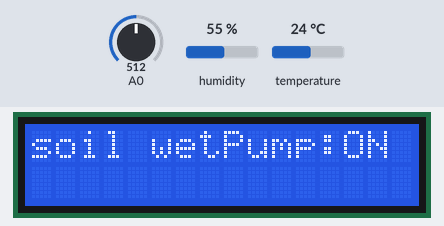
A sketch run on a simulated Arduino Uno, built with avr-gcc and run on an emulated ATmega328P. Shown: 16×2 character LCD. The inputs (shaded band) are chosen by the test bench; at power-on: A0 = 512, humidity 55 %, temperature 24 °C.

Above: at 2.8 s.
2.9 s: A0 set to 188
12.0 s: A0 set to 162
At 19.6 s:
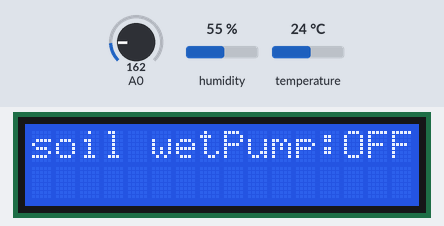
Timing chart, 0 to 21.1 s (numbered marks = the images above; inputs shaded):
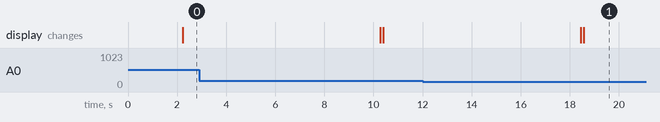

Measured:
- the behaviour switches between 170 and 169 on A0 (found by bisection; images 0 and 1)
- after the input at 12.0 s, the display: first differs from a run without the input after 6.6 s (image 1)

The sketch:

sketch_jun30a.ino
```cpp
#include <LiquidCrystal_I2C.h>
#include <Wire.h>
LiquidCrystal_I2C lcd(0x27, 16, 2); // set the LCD address to 0x27 for a 16 chars and 2 line display
#include <DHT.h>
#include <DHT_U.h>
int PIN = 2; //defines the digital pin connected to the DHT sensor
#define Type DHT11
float h;
float t;
float f;
const int digPower = 8;
int sensor;
DHT dht(PIN,Type);
void setup() {
 Serial.begin(9600);
 dht.begin();
 pinMode(digPower,OUTPUT);
 lcd.init();         // initialize the lcd
 lcd.backlight();    // Turn on the LCD screen backlight
}

void loop() {
delay(2000);
  h = dht.readHumidity();
  t = dht.readTemperature();// Read temperature as Celsius (the default)
  f = (9.0*t/5.0)+32;// converts temperature in celcius to Fahrenheit
   lcd.setCursor(0, 0);
   lcd.print("Hum:");
   lcd.print(h);
   lcd.setCursor(0, 1);
   lcd.print("Temp:");
   lcd.print(t);
   lcd.print(" ");
   lcd.print(f);
   lcd.clear();
   digitalWrite(digPower,HIGH);
   delay (100);
   sensor = analogRead(A0);
   digitalWrite(digPower,LOW);
   //Serial.println(sensor); I used this to calibrate the sensor
   if (sensor < 170 ){
      lcd.print("soil wet");
      lcd.print("Pump:OFF");
      delay (1800000);
   }
   else {
      lcd.print("soil wet");
      lcd.print("Pump:ON");
      //Pump starting Algorithm
      delay (5000);
   }
  delay(1000);
}
```
